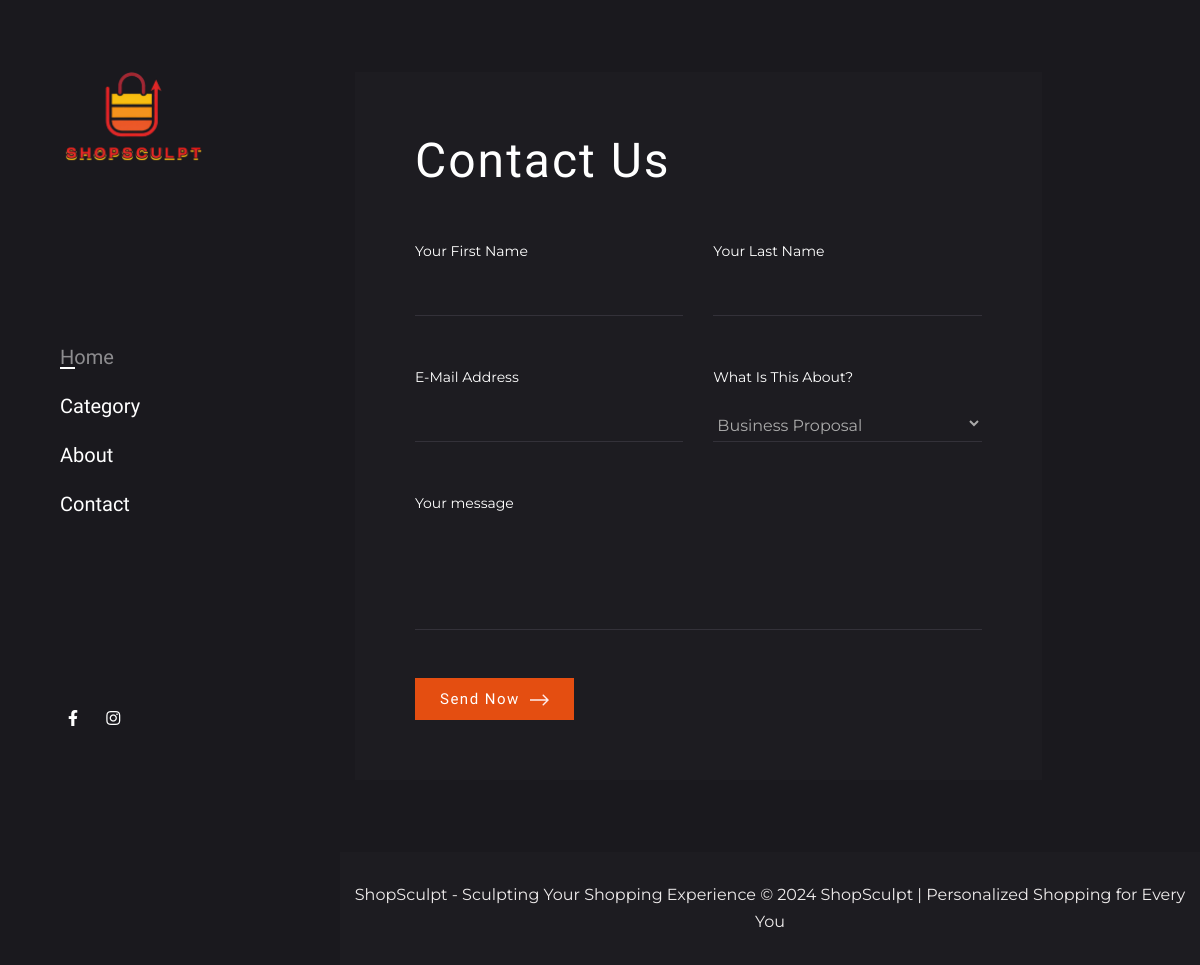
The app's page /contact with its own data.
### admin_pannel/models.py (models this page shows, shortened)
class Settings(models.Model):
    site_name=models.CharField(max_length=80)
    site_title=models.CharField(max_length=80)
    logo=models.ImageField(upload_to='site_images/', default=True)
    fav_icon=models.ImageField(upload_to='site_images/')
    fb_link=models.CharField(max_length=240)
    insta_link=models.CharField(max_length=240)
    twiter_link=models.CharField(max_length=240)
    linkedin_link=models.CharField(max_length=240)
    pinterest_link=models.CharField(max_length=240)
    footer_text=models.CharField(max_length=240,default='',null=True)

### frontend/views.py (the view)
# urls.py: path('contact', views.contact,name="contact"),
def contact(request):
    title="Contact"+ " - " + site_data.site_name
    form=contact_form()
    if request.method=='POST':
        form=contact_form(request.POST)
        if form.is_valid():
            form.save()
            messages.success(request,"Submited Successfully")
            return redirect("contact")
    return render(request,'frontend/contact.html',{'title':title,'form':form, 'site_data':site_data})

### frontend/forms.py
class contact_form(forms.ModelForm):
    option = {
    "Business Proposal": "Business Proposal",
    "Personal Proposal": "Personal Proposal",
    "Want to Say Hello": "Want to Say Hello",
    }
    first_name=forms.CharField(required=True, widget=forms.TextInput(attrs={'class':'form-control bg-transparent rounded-0 border-bottom shadow-none pb-15 px-0'}))
    last_name=forms.CharField(required=True, widget=forms.TextInput(attrs={'class':'form-control bg-transparent rounded-0 border-bottom shadow-none pb-15 px-0'}))
    email=forms.EmailField(required=True, widget=forms.TextInput(attrs={'class':'form-control bg-transparent rounded-0 border-bottom shadow-none pb-15 px-0'}))
    purpose=forms.ChoiceField(required=True, choices=option, widget=forms.Select(attrs={'class':'form-control bg-transparent rounded-0 border-bottom shadow-none pb-15 px-0'}))
    description=forms.CharField(required=True, widget=forms.Textarea(attrs={'class':'form-control bg-transparent rounded-0 border-bottom shadow-none pb-15 px-0'}))
    class Meta:
        model=contacts
        fields=('__all__')

### templates/frontend/contact.html (shortened to what this page needs)
{% extends 'frontend/base.html' %}
{% block body_block %}
       <div class="container py-4 my-5">
            <div class="row">
                {% if messages %}
                {% for message in messages %}
                <div class="col-md-5 m-auto msg-box">
                  <i class="fa fa-check mx-2"></i>
                    <h4>{{message}}</h4>
                </div>
                {% endfor %}
                {% else %}
                <div class="col-md-10">
                    <div class="contact-form bg-dark">
                        <h1 class="text-white add-letter-space mb-5">Contact Us</h1>
                        <form method="POST" class="needs-validation" novalidate>
                            <div class="row">
                                <div class="col-md-6">
                                    <div class="form-group mb-5">
                                        <label for="firstName" class="text-black-300">Your First Name</label>
                                        {{ form.first_name }}
                                    </div>
                                </div>
                                <div class="col-md-6">
                                    <div class="form-group mb-5">
                                        <label for="lastName" class="text-black-300">Your Last Name</label>
                                        {{ form.last_name }}
                                    </div>
                                </div>
                                <div class="col-md-6">
                                    <div class="form-group mb-5">
                                        <label for="email" class="text-black-300">E-Mail Address</label>
                                        {{ form.email }}
                                    </div>
                                </div>
                                <div class="col-md-6">
                                    <div class="form-group mb-5">
                                        <label class="text-black-300">What Is This About?</label>
                                        {{ form.purpose }}
                                    </div>
                                </div>
                                <div class="col-md-12">
                                    <div class="form-group mb-5">
                                        <label for="message" class="text-black-300">Your message</label>
                                        {{ form.description }}
                                    </div>
                                </div>
                                <div class="col-md-12">
                                    <button type="submit" class="btn btn-sm btn-primary">Send Now <img src="images/arrow-right.png" alt=""></button>
                                </div>
                            </div>
                        </form>
                    </div>
                </div>{% endif %}
            </div>
        </div>
        {% endblock %}

### templates/frontend/base.html (shortened to what this page needs)
<!DOCTYPE html>
{% load static %}
<html>
<head>
    <link rel="stylesheet" href="{% static "frontend/plugins/bootstrap/bootstrap.min.css" %}">
    <link rel="stylesheet" href="{% static "frontend/plugins/fontawesome/css/all.css" %}">
    <link href="{% static "frontend/css/style.css" %}" rel="stylesheet">
</head>
<body>
    <section class="d-flex">
<aside><div class="sidenav position-sticky d-flex flex-column justify-content-between">
    <a class="navbar-brand" href="{% url 'home' %}" class="logo">
        <img src="{{ site_data.logo.url }}" alt="">
    </a>
    <div class="navbar navbar-dark my-4 p-0 font-primary">
        <ul class="navbar-nav w-100">
            <li class="nav-item active">
                <a class="nav-link text-white px-0 pt-0" href="{% url 'home' %}">Home</a>
            </li>
            <li class="nav-item ">
                <a class="nav-link text-white px-0" href="{% url 'categories' %}">Category</a>
            </li>
            <li class="nav-item ">
                <a class="nav-link text-white px-0" href="{% url 'about' %}">About</a>
            </li>
            <li class="nav-item ">
                <a class="nav-link text-white px-0" href="{% url 'contact' %}">Contact</a>
            </li>
        </ul>
    </div>
 <ul class="list-inline nml-2">
    {% if site_data.fb_link == "" %}
    {% else %}
        <li class="list-inline-item">
            <a target="_blank" href="{{site_data.fb_link}}" class="text-white text-red-onHover p-2">
                <span class="fab fa-facebook-f"></span>
            </a>
        </li>
        {% endif %}
    {% if site_data.insta_link == "" %}
    {% else %}
        <li class="list-inline-item">
            <a target="_blank" href="{{site_data.insta_link}}" class="text-white text-red-onHover p-2">
                <span class="fab fa-instagram"></span>
            </a>
        </li>
    {% endif %}
    </ul>
</div></aside>
    <div class="main-content">
{% block body_block %}
{% endblock %}
<footer class="bg-dark">
  <p class="text-center">{{site_data.footer_text}}</p>
</footer>
    </div>
    </section>
</body>
</html>

### static/frontend/css/style.css (style rules this page uses)
body { color: #efecec; background-color: #1A191E; font-family: "Montserrat", sans-serif; font-size: 16px; line-height: 1.65; overflow-y: hidden; }
body.loaded { overflow-y: scroll; }
.main-content { width: calc(100% - 340px); }
.btn { font-size: 15px; padding: 10px 25px; letter-spacing: 0.1em; color: #ffffff; font-family: "Barlow Condensed", sans-serif; border-radius: 0; border: 0; }
.btn img { margin-left: 5px; width: 19px; position: relative; }
.btn-primary { background-color: #e44e11; }
.font-primary { font-family: "Barlow Condensed", sans-serif; }
.add-letter-space { letter-spacing: 2px; }
.bg-dark { background-color: #1D1C21 !important; }
.text-black-300 { color: #333333; }
h1, .h1, h2, .h2, h3, .h3, h4 { font-family: "Barlow Condensed", sans-serif; }
h1, .h1 { font-size: 48px; }
.h4, h5, .h5, h6, .h6, p { font-family: "Montserrat", sans-serif; }
h1, .h1, h2, .h2, h3, .h3, h4, .h4, h5, .h5, h6, .h6, p { margin: 0; }
a { text-decoration: none; display: inline-block; transition: all 0.3s; }
ul, li { padding: 0; margin: 0; }
.sidenav { top: 0; width: 340px; min-height: 100vh; padding: 60px; transition: 0.3s ease; }
.sidenav .navbar-brand img { max-width: 150px; }
.sidenav .nav-link { font-size: 20px; position: relative; display: inline-block; }
.sidenav .nav-link::after { position: absolute; content: ""; height: 2px; width: 0; background-color: #ffffff; left: 0; bottom: 13px; transition: 0.3s; }
.sidenav .nav-link[aria-expanded=true], .sidenav .active .nav-link { color: rgba(255, 255, 255, 0.5) !important; }
.sidenav .nav-link[aria-expanded=true]::after, .sidenav .active .nav-link::after { width: 15px; }
.contact-form { padding: 60px; }
.contact-form label { font-size: 14px; color: #ffffff; margin-bottom: 15px; }
.contact-form .form-control { background-color: transparent; border: 0; color: #aaa; border-color: #333139 !important; padding-bottom: 20px; }
.contact-form select { padding-bottom: 16px; color: #aaa; padding-right: 15px; background-color: transparent; border: 0; border-bottom: 1px solid #333139; }
.contact-form select option { background-color: #1D1C21; color: #ffffff; }
.contact-form textarea { resize: none; height: 100px; }
footer { padding-top: 30px; padding-bottom: 30px; margin-top: 30px; }

### templates/frontend/contact.html (style rules this page uses)
#id_purpose { padding-bottom:0px!important; }

### records on screen
Settings: logo (picture), footer_text "ShopSculpt - Sculpting Your Shopping Experience © 2024 ShopSculpt | Personalized Shopping for Every You"
